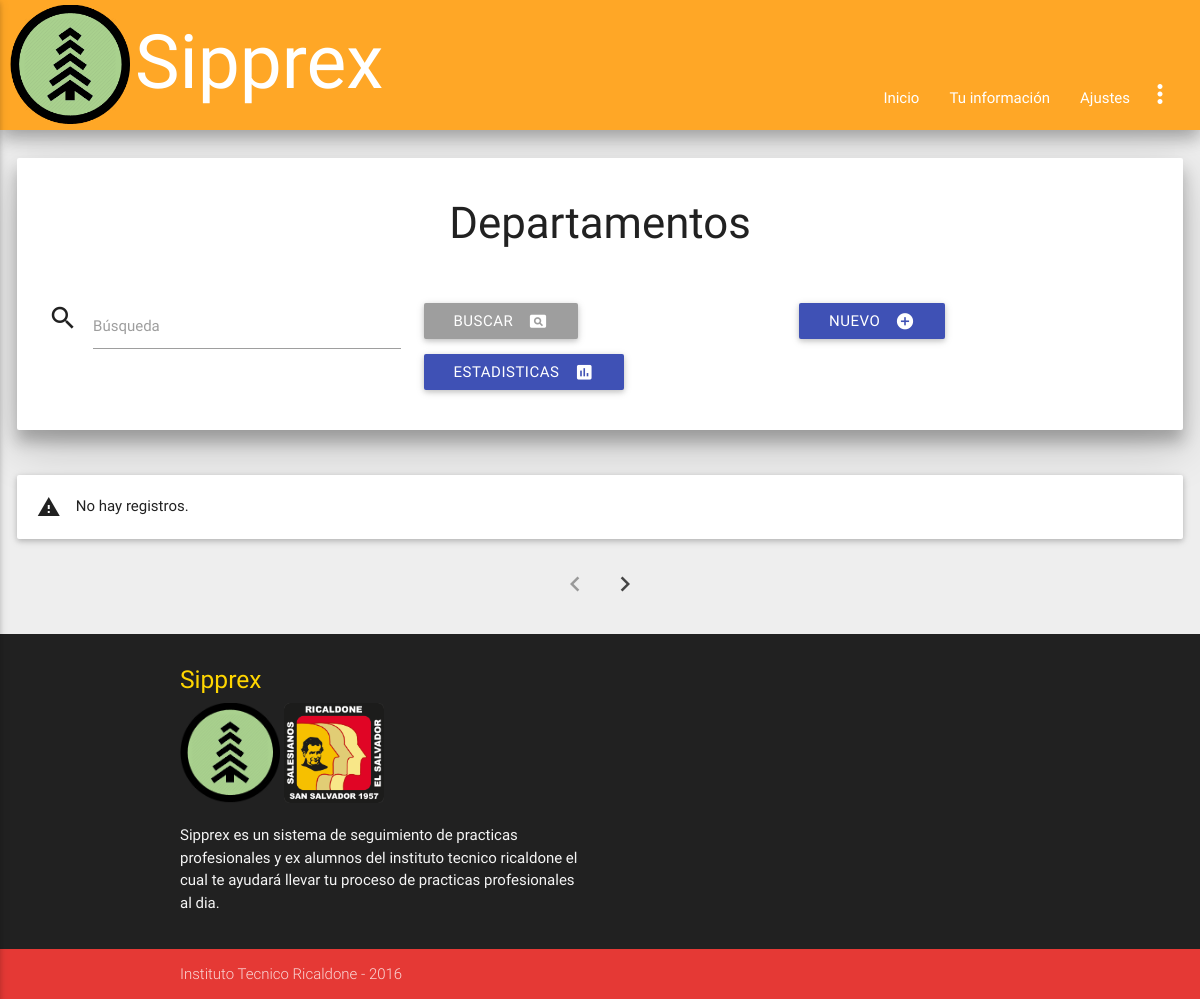
Page /admin/departamento_index.php (signed in) on the earlier database version.
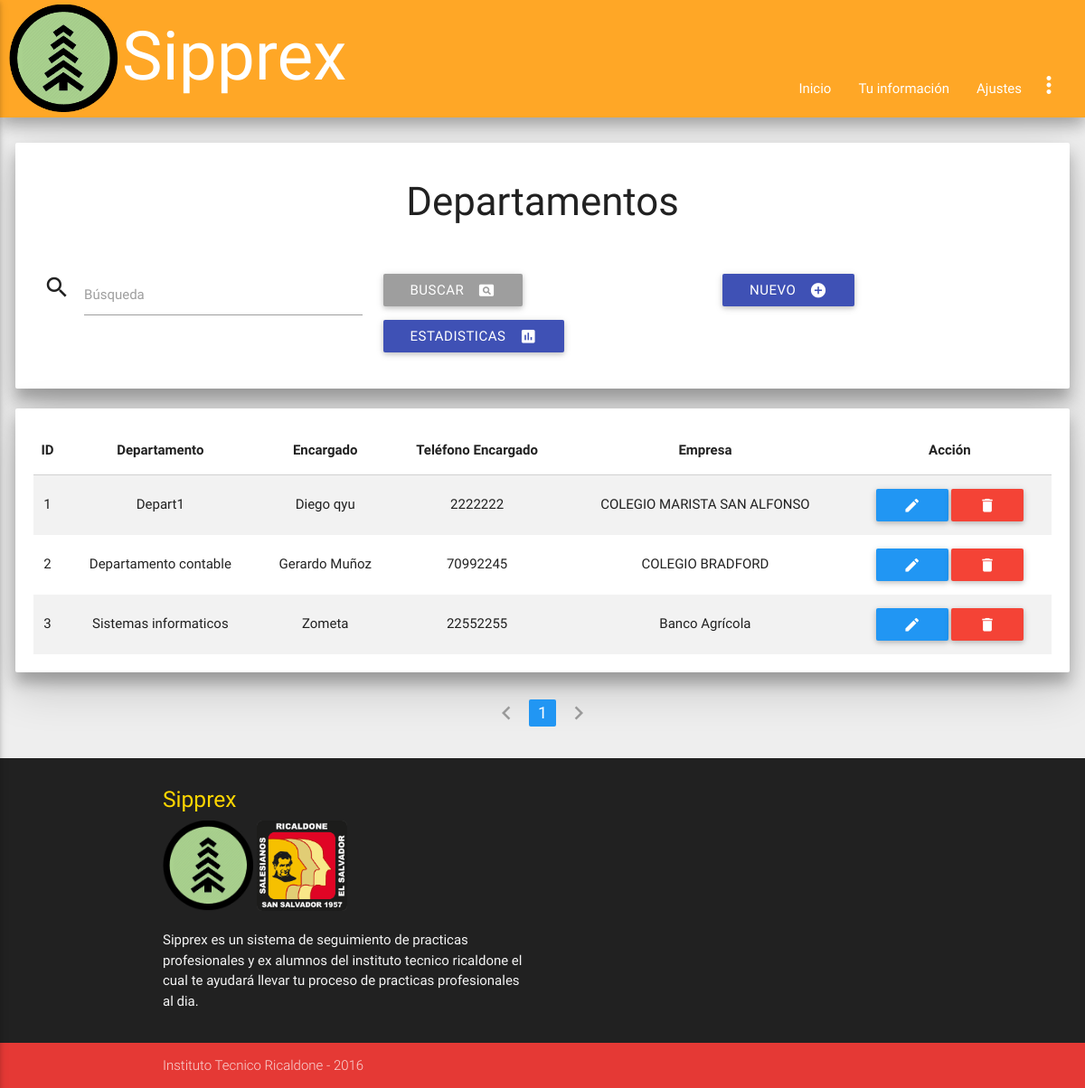
Same page on the later database version.
### tables this page shows
CREATE TABLE `departamentosempre` (
  `id_depar` int(7) NOT NULL,
  `departamento` varchar(25) NOT NULL,
  `encargado` varchar(30) DEFAULT NULL,
  `telefono_encargado` varchar(18) DEFAULT NULL,
  `empresa` int(11) DEFAULT NULL
);

CREATE TABLE `empresas` (
  `id_empresa` int(11) NOT NULL,
  `nombre_empresa` varchar(83) NOT NULL,
  `rubro` varchar(73) NOT NULL,
  `direccion` varchar(158) NOT NULL,
  `telefono` int(9) NOT NULL,
  `contacto` varchar(50) NOT NULL,
  `correo` varchar(49) NOT NULL,
  `codigo_empresa` varchar(30) DEFAULT NULL,
  `contraseña_empre` varchar(100) DEFAULT NULL
);

### bibliotecas/conexion.php (called while the page is built, shortened)
<?php
class Database
{
    private static $connection;
    private static function connect()
    {
        $server = 'localhost';
        $database = 'ssppea';
        $username = 'admin_sipprex';
        $password = 'sipprexricaldone';
        $options = array(PDO::MYSQL_ATTR_INIT_COMMAND => "set names utf8");
        self::$connection = null;
        try
        {
            self::$connection = new PDO("mysql:host=".$server."; dbname=".$database, $username, $password, $options);
            self::$connection->setAttribute(PDO::ATTR_ERRMODE, PDO::ERRMODE_EXCEPTION);
        }
        catch(PDOException $exception)
        {
            die($exception->getMessage());
        }
    }
    private static function desconnect()
    {
        self::$connection = null;
    }
    public static function getRow($query, $values)
    {
        $statement = self::$connection->prepare($query);
        $statement->execute($values);
        return $statement->fetch(PDO::FETCH_BOTH);
    }
    public static function getRows($query, $values)
    {
        $statement = self::$connection->prepare($query);
        $statement->execute($values);
        return $statement->fetchAll(PDO::FETCH_BOTH);
    }
}
?>

### admin/departamento_index.php (the view, shortened to what the changed rows need)
<?php
 require("../bibliotecas/conexion.php");
 ?>
<!DOCTYPE html>
<html lang="es">
	<head>
		<?php include '../inc/styles.php'; ?>
	</head>
	<body class='grey lighten-3'>
		<?php include('../inc/nav.php'); ?>
		<div class='card-panel paneles z-depth-3'>
			<div class="titulo">
			</div>
			<br>
			<form method='post' autocomplete="off" class='row'>
			</form>
		</div>
		<?php
		$page = null;
        if($page == null) {
            $page = 1;
        }
        if($page == "" || $page == "1")
        {
            $page1 = 0;
        }
        else {
            $page1 = ($page*20)-20;
        }
		if(!empty($_POST))
		{
			$search = strip_tags(trim($_POST['buscar']));
			$sql = "SELECT * FROM departamentosempre, empresas WHERE departamentosempre.empresa = empresas.id_empresa AND departamento LIKE ? ORDER BY id_depar LIMIT $page1,20";
			$params = array("%$search%");
		}
		else
		{
			$sql = "SELECT * FROM departamentosempre, empresas WHERE departamentosempre.empresa = empresas.id_empresa ORDER BY id_depar LIMIT $page1,20";
			$params = null;
		}
		$data = Database::getRows($sql, $params);
		if($data != null)
		{
			$tabla = 	"<div class='card-panel paneles z-depth-3'>
							<table class='centered striped responsive-table'>
								<thead>
									<tr>
										<th>ID</th>
										<th>Departamento</th>
										<th>Encargado</th>
										<th>Teléfono Encargado</th>
										<th>Empresa</th>
										<th>Acción</th>
									</tr>
								</thead>
								<tbody>";
				foreach($data as $row)
				{
					$tabla .= 	"<tr>
									<td>".htmlspecialchars($row['id_depar'])."</td>
									<td>".htmlspecialchars($row['departamento'])."</td>
									<td>".htmlspecialchars($row['encargado'])."</td>
									<td>".htmlspecialchars($row['telefono_encargado'])."</td>
									<td>".htmlspecialchars($row['nombre_empresa'])."</td>
									<td>
										<a href='departamento_save.php?id=".base64_encode(htmlspecialchars($row['id_depar']))."' class='btn blue'><i class='material-icons'>edit</i></a>
										<a href='departamento_delete.php?id=".base64_encode(htmlspecialchars($row['id_depar']))."' class='btn red'><i class='material-icons'>delete</i></a>
									</td>
								</tr>";
				}
				$tabla .= "</tbody>
						</table>
					</div>";
			print($tabla);
		}
		else
		{
			print("<br><div class='card-panel paneles'><i class='material-icons left'>warning</i>No hay registros.</div>");
		}
	?>
	<ul class="pagination center-align">
	<?php
	$cons2 = ("SELECT COUNT(id_depar) FROM departamentosempre");
            $parametros = null;
            $filas = Database::getRow($cons2, $parametros);
            $filas = $filas[0]/20;
            $filas = ceil($filas);
                if($page == 1)
                {
                    $pagi = "<li class='disabled'><a><i class='material-icons'>chevron_left</i></a></li>";
                }
                else {
                    $page2 = $page - 1;
                    $pagi = "<li class='waves-efect'><a href='departamento_index.php?page=".base64_encode($page2)."'><i class='material-icons'>chevron_left</i></a></li>";
                }
                for($i = 1; $i<=$filas; $i++) {
                    if($page==$i)
                    {
                     $pagi .= "<li class='active blue'><a href='departamento_index.php?page=".base64_encode($i)."'>$i</a></li>";
                    }
                    else{
                        $pagi .= "<li class='waves-effect'><a href='departamento_index.php?page=".base64_encode($i)."'>$i</a></li>";
                    }
                }
                if($page == $filas)
                {
                    $pagi .= "<li class='disabled'><a><i class='material-icons'>chevron_right</i></a></li>";
                }
                else {
                    $page2 = $page + 1;
                    $pagi .= "<li class='waves-efect'><a href='departamento_index.php?page=".base64_encode($page2)."'><i class='material-icons'>chevron_right</i></a></li>";
                }
                print($pagi);
	?>
	</ul>
	</body>
</html>

Differences in the rows shown:
added departamentosempre: id_depar "1", departamento "Depart1", encargado "Diego qyu", telefono_encargado "2222222", empresa.nombre_empresa "COLEGIO MARISTA SAN ALFONSO"
added departamentosempre: id_depar "2", departamento "Departamento contable", encargado "Gerardo Muñoz", telefono_encargado "70992245", empresa.nombre_empresa "COLEGIO BRADFORD"
added departamentosempre: id_depar "3", departamento "Sistemas informaticos", encargado "Zometa", telefono_encargado "22552255", empresa.nombre_empresa "Banco Agrícola"
Other differences:
text no longer shown: "No hay registros."
text now shown: "ID Departamento Encargado Teléfono Encargado Empresa Acción"
new list line: "1"
